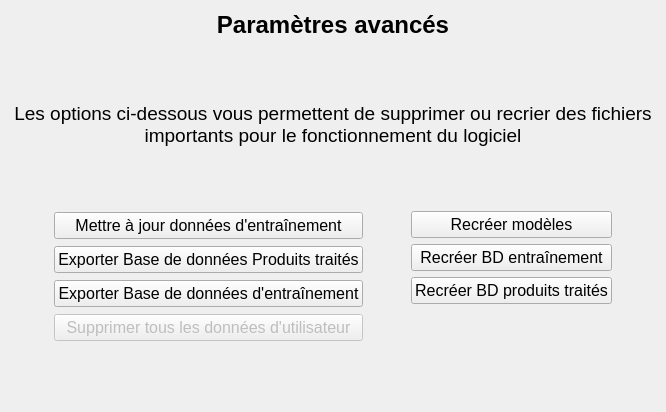
<?xml version="1.0" encoding="UTF-8"?>
<ui version="4.0">
 <class>Form</class>
 <widget class="QWidget" name="Form">
  <property name="geometry">
   <rect>
    <x>0</x>
    <y>0</y>
    <width>666</width>
    <height>412</height>
   </rect>
  </property>
  <property name="font">
   <font>
    <pointsize>12</pointsize>
   </font>
  </property>
  <property name="windowTitle">
   <string>Paramètres Avancés</string>
  </property>
  <layout class="QVBoxLayout" name="verticalLayout_2">
   <item>
    <widget class="QLabel" name="label">
     <property name="text">
      <string>&lt;html&gt;&lt;head/&gt;&lt;body&gt;&lt;p align=&quot;center&quot;&gt;&lt;span style=&quot; font-size:18pt; font-weight:700;&quot;&gt;Paramètres avancés&lt;/span&gt;&lt;/p&gt;&lt;/body&gt;&lt;/html&gt;</string>
     </property>
    </widget>
   </item>
   <item>
    <spacer name="verticalSpacer_3">
     <property name="orientation">
      <enum>Qt::Orientation::Vertical</enum>
     </property>
     <property name="sizeHint" stdset="0">
      <size>
       <width>20</width>
       <height>40</height>
      </size>
     </property>
    </spacer>
   </item>
   <item>
    <widget class="QLabel" name="label_2">
     <property name="lineWidth">
      <number>1</number>
     </property>
     <property name="midLineWidth">
      <number>0</number>
     </property>
     <property name="text">
      <string>&lt;html&gt;&lt;head/&gt;&lt;body&gt;&lt;p align=&quot;center&quot;&gt;&lt;span style=&quot; font-size:14pt;&quot;&gt;Les options ci-dessous vous permettent de supprimer ou recrier des fichiers importants pour le fonctionnement du logiciel&lt;/span&gt;&lt;/p&gt;&lt;/body&gt;&lt;/html&gt;</string>
     </property>
     <property name="wordWrap">
      <bool>true</bool>
     </property>
     <property name="indent">
      <number>-1</number>
     </property>
    </widget>
   </item>
   <item>
    <spacer name="verticalSpacer_2">
     <property name="orientation">
      <enum>Qt::Orientation::Vertical</enum>
     </property>
     <property name="sizeHint" stdset="0">
      <size>
       <width>20</width>
       <height>40</height>
      </size>
     </property>
    </spacer>
   </item>
   <item>
    <layout class="QGridLayout" name="gridLayout">
     <property name="sizeConstraint">
      <enum>QLayout::SizeConstraint::SetDefaultConstraint</enum>
     </property>
     <item row="0" column="2">
      <spacer name="horizontalSpacer_3">
       <property name="orientation">
        <enum>Qt::Orientation::Horizontal</enum>
       </property>
       <property name="sizeHint" stdset="0">
        <size>
         <width>40</width>
         <height>20</height>
        </size>
       </property>
      </spacer>
     </item>
     <item row="0" column="3">
      <layout class="QVBoxLayout" name="verticalLayout_5">
       <item>
        <widget class="QPushButton" name="b_Recreer_Modeles">
         <property name="text">
          <string>Recréer modèles</string>
         </property>
        </widget>
       </item>
       <item>
        <widget class="QPushButton" name="b_Recreer_BD_Entrainement">
         <property name="text">
          <string>Recréer BD entraînement</string>
         </property>
        </widget>
       </item>
       <item>
        <widget class="QPushButton" name="b_Recreer_BD_PT">
         <property name="text">
          <string>Recréer BD produits traités</string>
         </property>
        </widget>
       </item>
       <item>
        <spacer name="verticalSpacer_6">
         <property name="orientation">
          <enum>Qt::Orientation::Vertical</enum>
         </property>
         <property name="sizeHint" stdset="0">
          <size>
           <width>20</width>
           <height>40</height>
          </size>
         </property>
        </spacer>
       </item>
      </layout>
     </item>
     <item row="0" column="1">
      <layout class="QVBoxLayout" name="verticalLayout">
       <item>
        <widget class="QPushButton" name="b_MAJ_BD_Entrainement">
         <property name="text">
          <string>Mettre à jour données d'entraînement</string>
         </property>
        </widget>
       </item>
       <item>
        <widget class="QPushButton" name="b_Telecharger_BD_PT">
         <property name="text">
          <string>Exporter Base de données Produits traités</string>
         </property>
        </widget>
       </item>
       <item>
        <widget class="QPushButton" name="b_Telecharger_BD_Entrainement">
         <property name="text">
          <string>Exporter Base de données d'entraînement</string>
         </property>
        </widget>
       </item>
       <item>
        <widget class="QPushButton" name="b_Supprimer_Donnees_Utilisateur">
         <property name="enabled">
          <bool>false</bool>
         </property>
         <property name="text">
          <string>Supprimer tous les données d'utilisateur</string>
         </property>
        </widget>
       </item>
      </layout>
     </item>
     <item row="0" column="4">
      <spacer name="horizontalSpacer_2">
       <property name="orientation">
        <enum>Qt::Orientation::Horizontal</enum>
       </property>
       <property name="sizeHint" stdset="0">
        <size>
         <width>40</width>
         <height>20</height>
        </size>
       </property>
      </spacer>
     </item>
     <item row="0" column="0">
      <spacer name="horizontalSpacer">
       <property name="orientation">
        <enum>Qt::Orientation::Horizontal</enum>
       </property>
       <property name="sizeHint" stdset="0">
        <size>
         <width>40</width>
         <height>20</height>
        </size>
       </property>
      </spacer>
     </item>
    </layout>
   </item>
   <item>
    <spacer name="verticalSpacer">
     <property name="orientation">
      <enum>Qt::Orientation::Vertical</enum>
     </property>
     <property name="sizeHint" stdset="0">
      <size>
       <width>20</width>
       <height>40</height>
      </size>
     </property>
    </spacer>
   </item>
  </layout>
 </widget>
 <resources/>
 <connections/>
</ui>
